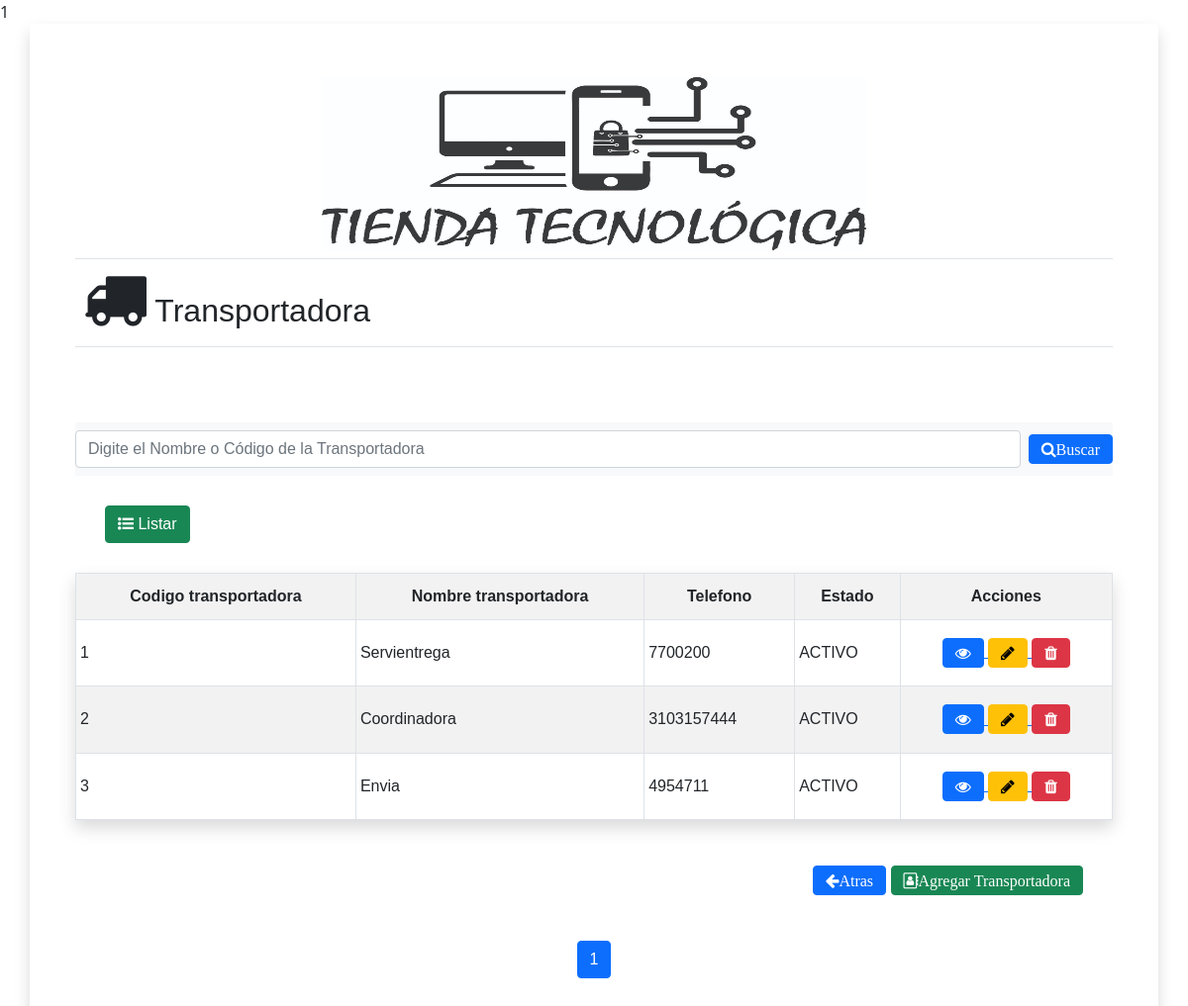
The page /vistas/transportadora/transportadora.php on the database its author committed.
### tables this page shows
CREATE TABLE `transportadoras` (
  `id_transportadora` int(100) NOT NULL,
  `nombre_transportadora` varchar(70) NOT NULL,
  `numero_telefono_transportadora` varchar(10) NOT NULL,
  `estado_transportadora` varchar(20) NOT NULL
);

### vistas/transportadora/transportadora.php (the view, shortened to what this page needs)
<?php
include("../../conexion/conectar.php");
$cone = new conexion();
$c = $cone->conectando();
$query = "select count(*) as totalRegistros from transportadoras";
$ejecuta = mysqli_query($c, $query);
$arreglo = mysqli_fetch_array($ejecuta);
$totalRegistros = $arreglo['totalRegistros'];
$maximoRegistros = 5;
if (empty($_GET['pagina'])) {
  $pagina = 1;
} else {
  $pagina = $_GET['pagina'];
}
$desde = ($pagina - 1) * $maximoRegistros;
$totalPaginas = ceil($totalRegistros / $maximoRegistros);
if (isset($_POST['buscar'])) {
  $query2 = "select * from transportadoras where nombre_transportadora like '%$obj->nombre_transportadora%' limit $desde, $maximoRegistros";
  $ejecuta2 = mysqli_query($c, $query2);
  $arreglo2 = mysqli_fetch_array($ejecuta2);
} else {
  $query2 = "select * from transportadoras limit $desde, $maximoRegistros";
  $ejecuta2 = mysqli_query($c, $query2);
  $arreglo2 = mysqli_fetch_array($ejecuta2);
}
?>
<!DOCTYPE html>
<html lang="es">
<head>
  <link rel="stylesheet" href="../../css/bootstrap.min.css">
  <link rel="stylesheet" href="../../css/font-awesome.min.css">
  <link rel="stylesheet" href="../../css/styles.css">
</head>
<body>
  <div class="container-fluid p-3 mb-5 bg-body rounded container shadow">
    <div>
      <table class="table ">
        <thead>
           <head>
            <tr>
               <th><center><img src="../../img/logo_2_T_T.jpg" width="550px" height="175px" alt=""></center></th>
            </tr>
           </head>
               <tr>
                 <th><h2><i class="fa fa-truck fa-2x" aria-hidden="true"></i>   Transportadora</h2></th>
               </tr>
        </thead>
      </table>
    </div>
    <form action="" name="transportadoras" method="POST">
      <div class="campo" id="filtropro">
        <nav class="navbar navbar-expand-lg bg-light">
          <form class="d-flex" role="search">
             <input class="form-control me-2" type="search" name="nombre_transportadora" id="nombre_transportadora" placeholder="Digite el Nombre o Código de la Transportadora" aria-label="Search" />
             <button type="submit" name="buscar" id="buscar" class="btn btn-primary"><i class="fa fa-search" aria-hidden="true">Buscar</i></button>
          </form>
        </nav>
      <div class="marco" align="left">
        <button type="submit" class="btn btn-success"> <i class="fa fa-list-ul" aria-hidden="true"></i> Listar</button>
      </div>
      <section>
        <table class="table table-striped table-hover table table-bordered table-sm shadow">
          <tr>
            <th>
              <center>Codigo transportadora</center>
            </th>
            <th>
              <center>Nombre transportadora</center>
            </th>
            <th>
              <center>Telefono</center>
            </th>
            <th>
              <center>Estado</center>
            </th>
            <th>
              <center>Acciones</center>
            </th>
          </tr>
           <?php
             if ($arreglo2 == 0) {
            ?>
            <div class="alert alert-warning" role="alert">
              <?php echo "No hay registros" ?>
            </div>
            <?php
             } else {
             do {
            ?>
              <tr>
                <td><?php echo $arreglo2[0] ?></td>
                <td><?php echo $arreglo2[1] ?></td>
                <td><?php echo $arreglo2[2] ?></td>
                <td><?php echo $arreglo2[3] ?></td>
                <td>
                  <center>
                    <a href="<?php if ($arreglo2[0] <> '') {
                              echo 'ver_transportadora.php?key=' . urlencode($arreglo2[0]);
                            }
                            ?>"
                            data-toggle="tooltip" data-placement="top" title="Ver">
                            <button name="ver" class="btn btn-primary" type="button"><i class="fa fa-eye" aria-hidden="true"></i></button>
                    </a>
                    <a href="<?php if ($arreglo2[0] <> '') {
                              echo 'modificar_transportadora.php?key=' . urlencode($arreglo2[0]);
                            }
                            ?>"
                             data-toggle="tooltip" data-placement="top" title="Modificar">
                             <button name="modificar" class="btn btn-warning" type="button"><i class="fa fa-pencil" aria-hidden="true"></i></button>
                    </a>
                    <a href="<?php if ($arreglo2[0] != "") {
                                              echo 'transportadora_eliminar.php?key=' . urlencode($arreglo2[0]);
                                              }
                                              ?>"
                                              data-toggle="tooltip" data-placement="top" title="Eliminar">
                                              <button name="eliminar"type="button" class="btn btn-danger"><i class="fa fa-trash" aria-hidden="true"></i></button>
                                            </a>
                  </center>
                </td>
              </tr>
               <?php
                 } while ($arreglo2 = mysqli_fetch_array($ejecuta2));
                 }
                ?>
        </table>
        <div>
           <P align="right"><a href="../login/framework.php" target="marco" class="full-width"><button name="atras" class="btn btn-primary" type="button"><i class="fa fa-arrow-left" aria-hidden="true">Atras</i></button></a>
          <a href="agregar_transportadora.php" target="marco">
            <button name="agregar" class="btn btn-success" type="button"><i class="fa fa-address-book-o" aria-hidden="true">Agregar Transportadora</i></button>
          </a>
           </P>
        </div>
        <nav aria-label="Page navigation example">
          <ul class="pagination justify-content-center">
            <?php
            for ($i = 1; $i <= $totalPaginas; $i++) {
              if ($i == $pagina) {
                echo '<li class="page-item active" aria-current="page"><a class="page-link" href="?pagina=' . $i . '">' . $i . '</a></li>';
              } else {
                echo '<li class="page-item "><a class="page-link" href="?pagina=' . $i . '">' . $i . '</a></li>';
              }
            }
            ?>
          </ul>
        </nav>
      </section>
  </div>
  </form>
  </div>
</body>
</html>

### css/styles.css (style rules this page uses)
* { font-family: Arial; align-content: center; }
div { padding: 30px; box-shadow: 5px; }
table { width: 100%; height: 250px; }
table td { padding: 30px; }

### rows shown on the page
transportadoras: id_transportadora "1", nombre_transportadora "Servientrega", numero_telefono_transportadora "7700200", estado_transportadora "ACTIVO"
transportadoras: id_transportadora "2", nombre_transportadora "Coordinadora", numero_telefono_transportadora "3103157444", estado_transportadora "ACTIVO"
transportadoras: id_transportadora "3", nombre_transportadora "Envia", numero_telefono_transportadora "4954711", estado_transportadora "ACTIVO"
